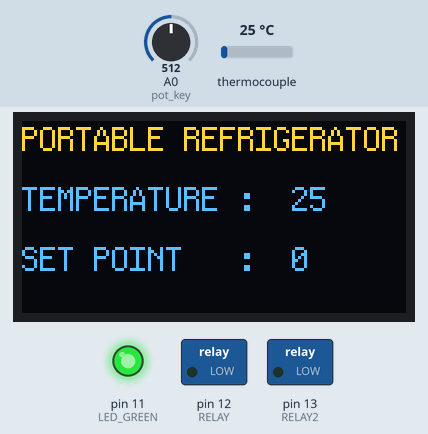
A sketch run on a simulated Arduino Uno, built with avr-gcc and run on an emulated ATmega328P. Shown: 128×64 one-colour display, switched loads named in the sketch (green lamp = pin HIGH), output pins drawn as LEDs (lit = HIGH). The inputs (shaded band) are chosen by the test bench; at power-on: thermocouple 25 °C, A0 (pot_key) = 512. The OLED is the two-colour kind (top 16 rows yellow); what the sketch prints to the serial monitor is not drawn.

Above: at 3.2 s.
3.3 s: thermocouple set to 6 °C
At 8.1 s:
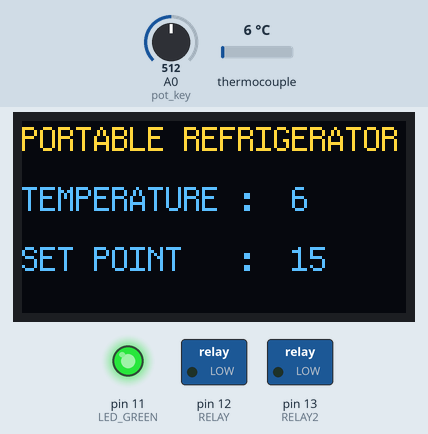
8.4 s: A0 (pot_key) set to 716
12.9 s: thermocouple set to 75 °C
At 16.4 s:
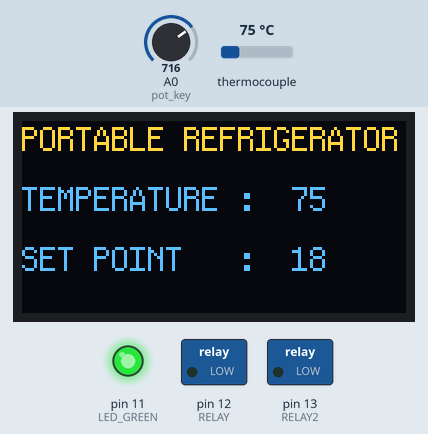
17.4 s: A0 (pot_key) set to 900
At 21.6 s:
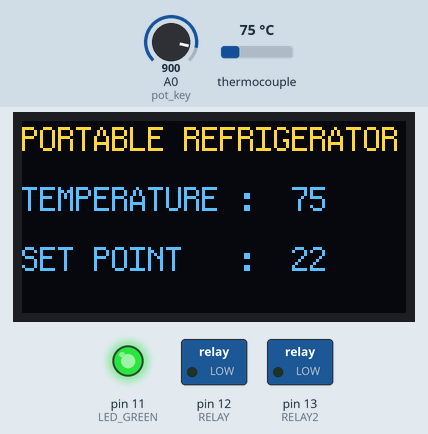
21.9 s: thermocouple set to 150 °C
At 25.4 s:
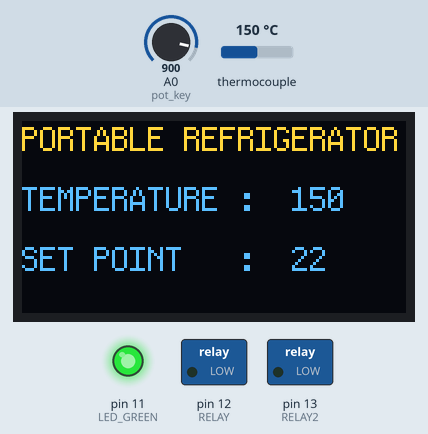
26.5 s: A0 (pot_key) set to 122
At 29.8 s:
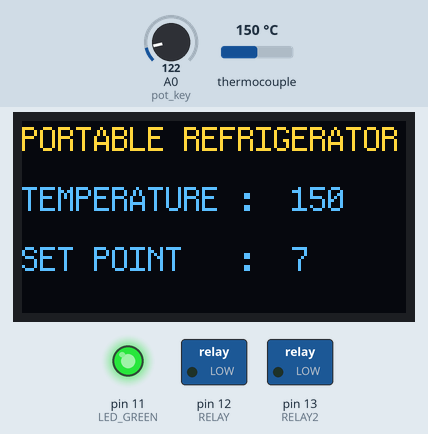
Timing chart, 0 to 31.3 s (numbered marks = the images above; inputs shaded):
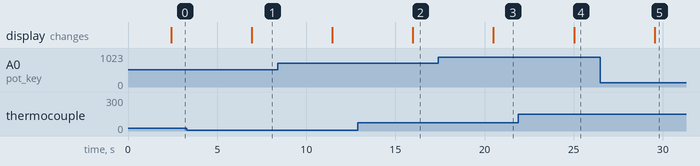

The sketch:

code.ino
```cpp
#include "max6675.h"
#include "U8glib.h"
U8GLIB_SH1106_128X64 u8g(U8G_I2C_OPT_NONE);
int t;
int SetPoint;
const int pot_key=A0;
const int LED_RED=10; //Red LED
const int LED_GREEN=11; //Green LED=
const int RELAY=12; //Lock Relay or motor
const int RELAY2=13;
int ktcSO = 8;
int ktcCS = 9;
int ktcCLK = 10;

MAX6675 ktc(ktcCLK, ktcCS, ktcSO);

void do_max6675_loop(void)
{
   Serial.print("Temp = ");
   int t = ktc.readCelsius();
   u8g.setPrintPos(90, 30);
   u8g.println(t);
   Serial.print(t);
   Serial.print(" Deg C");
}

void draw(void){
  Serial.begin(9600);
  u8g.setFont(u8g_font_profont12);
  u8g.setPrintPos(0, 10);
  u8g.print("PORTABLE REFRIGERATOR");
  u8g.setPrintPos(0, 30);
  u8g.print("TEMPERATURE :");
  do_max6675_loop();
  u8g.setPrintPos(0, 50);
  u8g.print("SET POINT   :");
  u8g.setPrintPos(90, 50);
  u8g.print(SetPoint);
}

void setup()
{
  Serial.begin(9600);
  pinMode(LED_RED,OUTPUT);
  pinMode(LED_GREEN,OUTPUT);
  pinMode(RELAY,OUTPUT);

  pinMode(RELAY2,OUTPUT);
  pinMode(pot_key,INPUT);

  digitalWrite(LED_GREEN,HIGH);  //Green LED On
  digitalWrite(LED_RED,LOW);     //Red LED Off
  digitalWrite(RELAY,LOW);       //Turn off Relay
  delay(2000);
}
void loop(void)
{

  u8g.firstPage();
  do {
    draw();
  } while (u8g.nextPage() );
  delay(3500);
  u8g.firstPage();

  SetPoint = analogRead(pot_key);
  SetPoint = map( SetPoint, 0, 1023, 5, 25);
  delay(100);

  if(t < SetPoint)
   {
   digitalWrite(RELAY,LOW);
   digitalWrite(RELAY2,LOW);    //Turn off fan
   digitalWrite(LED_RED,LOW);
   digitalWrite(LED_GREEN,HIGH);  //Turn on Green LED
   }
else
   {
  digitalWrite(RELAY2,HIGH);
  digitalWrite(RELAY,HIGH);    //Turn on fan
  digitalWrite(LED_GREEN,LOW);
  digitalWrite(LED_RED,HIGH);  //Turn on RED LED
   }

   do_max6675_loop();
   Serial.print("\n");
   delay(500);
}
```

Measured:
- after the input at 3.3 s, the display: changes after 3.6 s (image 1)
- after the input at 12.9 s, the display: changes after 3.1 s (image 2)
- after the input at 17.4 s, the display: changes after 3.1 s (image 3)
- after the input at 21.9 s, the display: changes after 3.1 s (image 4)
- after the input at 26.5 s, the display: changes after 3.1 s (image 5)
